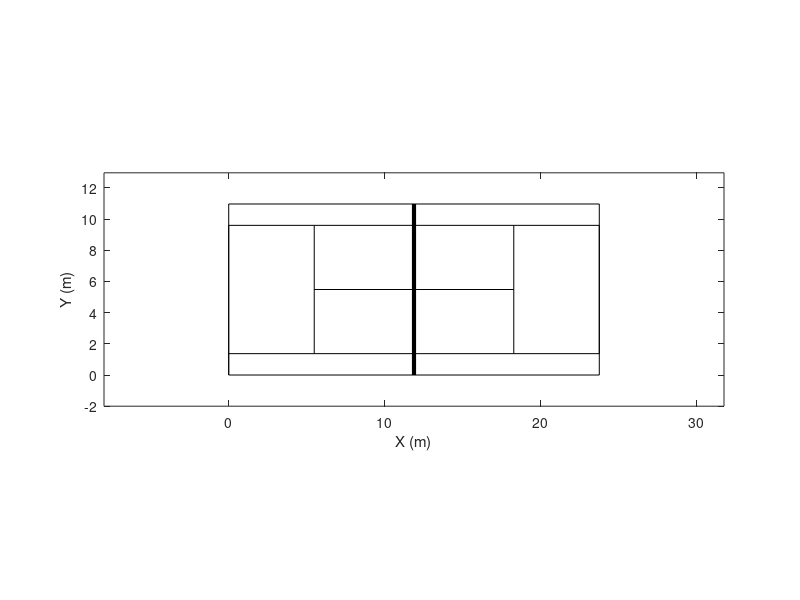

The MATLAB source for this figure:
plot([0 23.77],[0 0],'k');hold on
plot([23.77 23.77],[0 10.97],'k');
plot([0 23.77],[10.97 10.97],'k');
plot([0 0],[0 10.97],'k');
plot([23.77/2 23.77/2],[0 10.97],'k','LineWidth',3);

plot([0 23.77],[1.37 1.37],'k');hold on
plot([23.77 23.77],[1.37 9.6],'k');
plot([0 23.77],[9.6 9.6],'k');
plot([0 0],[0 9.6],'k');


plot([5.485 5.485],[1.37 9.6],'k');
plot([18.285 18.285],[1.37 9.6],'k');

plot([5.485 23.77/2],[10.97/2 10.97/2],'k');
plot([23.77/2 18.285],[10.97/2 10.97/2],'k');

xlim([-8 23.77+8]);
ylim([-2 10.97+2])
daspect([1 1 1])
%axis off
xlabel('X (m)')
ylabel('Y (m)')